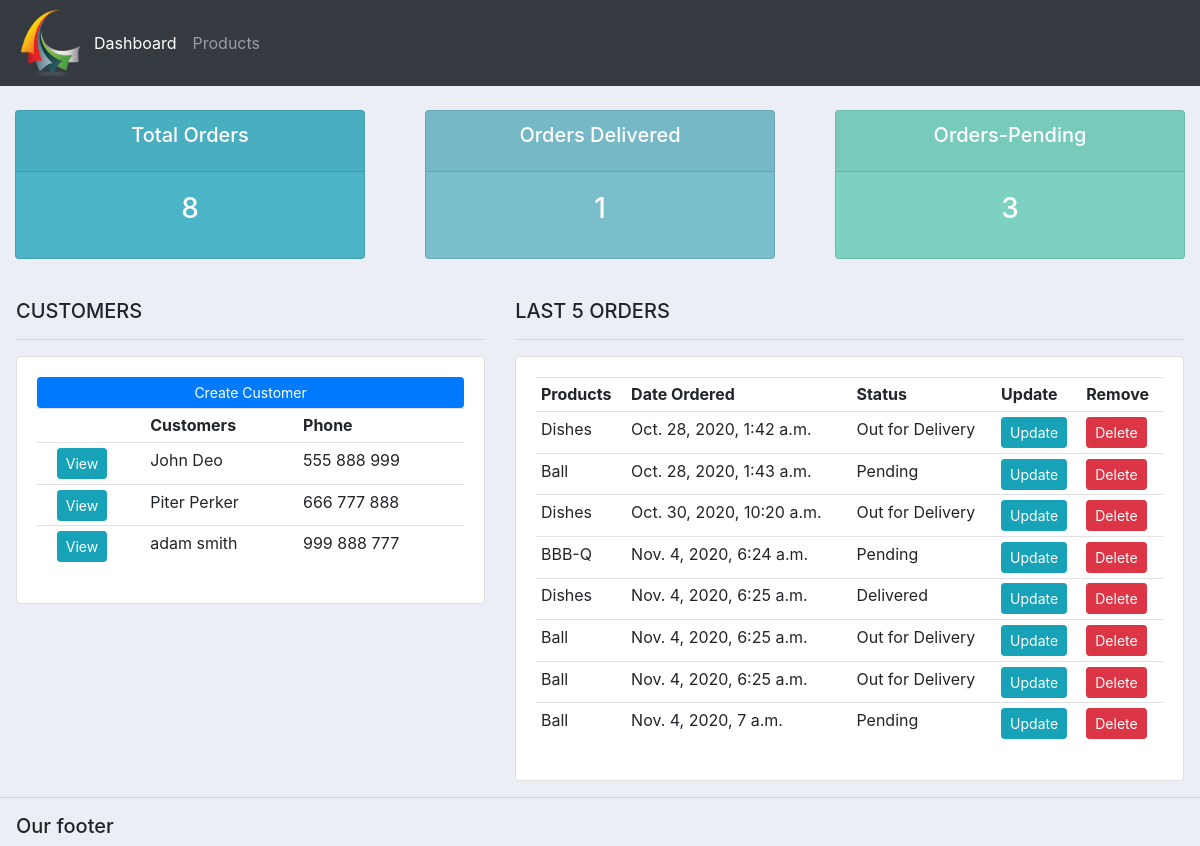
The page / on the database its author committed.
### accounts/models.py (models this page shows, shortened)
class Customer(models.Model):
    name = models.CharField(max_length=200, null=True)
    phone = models.CharField(max_length=200, null=True)
    email = models.CharField(max_length=200, null=True)
    date_created = models.DateTimeField(auto_now_add=True, null=True)

class Order(models.Model):
    STATUS = (  ('Pending', 'Pending'),
                ('Out for Delivery', 'Out for Delivery'),
                ('Delivered', 'Delivered')
             )
    customer = models.ForeignKey(Customer, null=True, on_delete=models.SET_NULL)
    product = models.ForeignKey(Product, null=True, on_delete=models.SET_NULL)
    date_created = models.DateTimeField(auto_now_add=True, null=True)
    status = models.CharField(max_length=200, null=True, choices=STATUS)
    note = models.CharField(max_length=1000, null=True)

class Product(models.Model):
    CATEGORY = (    ('Indoor', 'Indoor'),
                    ('Outdoor', 'Outdoor')
               )
    name = models.CharField(max_length=200, null=True)
    price = models.CharField(max_length=200, null=True)
    category = models.CharField(max_length=200, null=True, choices=CATEGORY)
    description = models.CharField(max_length=200, null=True, blank=True)
    date_created = models.DateTimeField(auto_now_add=True, null=True)
    tags = models.ManyToManyField(Tag)
    def __str__(self):
        return self.name

### accounts/views.py (the view)
# urls.py: 2. Add a URL to urlpatterns:  path('', views.home, name='home')
def home(request):
    orders = Order.objects.all()
    customers = Customer.objects.all()
    total_orders = orders.count()
    delivered =  orders.filter(status='Delivered').count()
    pending =  orders.filter(status='Pending').count()
    context = { 'orders':orders, 'customers':customers,
                'total_orders':total_orders, 'delivered':delivered,
                'pending':pending}
    return render(request, 'accounts/dashboard.html', context)

### accounts/templates/accounts/dashboard.html
{% extends 'accounts/main.html' %}
{% block content %}
{% include 'accounts/status.html' %}
<br>
<div class="row pl-3 pr-3">
  <div class="col-md-5">
    <h5>CUSTOMERS</h5>
    <hr>
    <div class="card card-body">
      <a class="btn btn-primary btn-sm btn-block" href="">
        Create Customer
      </a>
      <table class="table table-sm">
        <tr>
          <th></th>
          <th></th>
          <th>Customers</th>
          <th>Phone</th>
        </tr>
        {% for customer in customers %}
        <tr>
          <td></td>
          <td><a class="btn btn-sm btn-info" href="{% url 'customers' customer.id %}">View</a></td>
          <td>{{ customer.name }}</td>
          <td>{{ customer.phone }}</td>
        </tr>
        {% endfor %}
      </table>
    </div>
  </div>
  <div class="col-md-7">
    <h5>LAST 5 ORDERS</h5>
    <hr>
    <div class="card card-body">
      <table class="table table-sm">
        <tr>
          <th>Products</th>
          <th>Date Ordered</th>
          <th>Status</th>
          <th>Update</th>
          <th>Remove</th>
        </tr>
        {% for order in orders %}
        <tr>
          <td>{{ order.product }}</td>
          <td>{{ order.date_created }}</td>
          <td>{{ order.status }}</td>
          <td><a class="btn btn-sm btn-info" href="{% url 'update_order' order.id %}">Update</a></td>
          <td><a class="btn btn-sm btn-danger" href="{% url 'delete_order' order.id %}">Delete</a></td>
        </tr>
        {% endfor%}
      </table>
    </div>
  </div>
</div>
{% endblock %}

### static/css/main.css (style rules this page uses)
body { background-color: #ebeff5; }

### rows shown on the page
Customer: name "John Deo", phone "555 888 999"
Customer: name "Piter Perker", phone "666 777 888"
Customer: name "adam smith", phone "999 888 777"
Order: product "Dishes", date_created "Oct. 28, 2020, 1:42 a.m.", status "Out for Delivery"
Order: product "Ball", date_created "Oct. 28, 2020, 1:43 a.m.", status "Pending"
Order: product "Dishes", date_created "Oct. 30, 2020, 10:20 a.m.", status "Out for Delivery"
Order: product "BBB-Q", date_created "Nov. 4, 2020, 6:24 a.m.", status "Pending"
Order: product "Dishes", date_created "Nov. 4, 2020, 6:25 a.m.", status "Delivered"
Order: product "Ball", date_created "Nov. 4, 2020, 6:25 a.m.", status "Out for Delivery"
Order: product "Ball", date_created "Nov. 4, 2020, 6:25 a.m.", status "Out for Delivery"
Order: product "Ball", date_created "Nov. 4, 2020, 7 a.m.", status "Pending"

### other values the page prints
{{ total_orders }} "8"
{{ delivered }} "1"
{{ pending }} "3"
